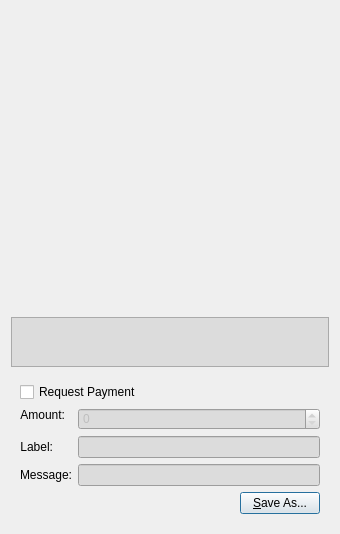
<?xml version="1.0" encoding="UTF-8"?>
<ui version="4.0">
 <class>QRCodeDialog</class>
 <widget class="QDialog" name="QRCodeDialog">
  <property name="geometry">
   <rect>
    <x>0</x>
    <y>0</y>
    <width>340</width>
    <height>530</height>
   </rect>
  </property>
  <property name="windowTitle">
   <string>QR Code Dialog</string>
  </property>
  <layout class="QVBoxLayout" name="verticalLayout_3">
   <item>
    <widget class="QLabel" name="lblQRCode">
     <property name="sizePolicy">
      <sizepolicy hsizetype="Expanding" vsizetype="Expanding">
       <horstretch>0</horstretch>
       <verstretch>0</verstretch>
      </sizepolicy>
     </property>
     <property name="minimumSize">
      <size>
       <width>300</width>
       <height>300</height>
      </size>
     </property>
     <property name="textFormat">
      <enum>Qt::PlainText</enum>
     </property>
     <property name="alignment">
      <set>Qt::AlignCenter</set>
     </property>
     <property name="wordWrap">
      <bool>true</bool>
     </property>
    </widget>
   </item>
   <item>
    <widget class="QPlainTextEdit" name="outUri">
     <property name="sizePolicy">
      <sizepolicy hsizetype="Expanding" vsizetype="Minimum">
       <horstretch>0</horstretch>
       <verstretch>0</verstretch>
      </sizepolicy>
     </property>
     <property name="minimumSize">
      <size>
       <width>0</width>
       <height>50</height>
      </size>
     </property>
     <property name="styleSheet">
      <string notr="true">background-color: rgb(220, 220, 220);</string>
     </property>
     <property name="tabChangesFocus">
      <bool>true</bool>
     </property>
     <property name="textInteractionFlags">
      <set>Qt::TextSelectableByKeyboard|Qt::TextSelectableByMouse</set>
     </property>
    </widget>
   </item>
   <item>
    <widget class="QWidget" name="widget" native="true">
     <layout class="QVBoxLayout" name="verticalLayout_2">
      <item>
       <widget class="QCheckBox" name="chkReqPayment">
        <property name="enabled">
         <bool>true</bool>
        </property>
        <property name="text">
         <string>Request Payment</string>
        </property>
       </widget>
      </item>
      <item>
       <layout class="QFormLayout" name="formLayout">
        <property name="fieldGrowthPolicy">
         <enum>QFormLayout::AllNonFixedFieldsGrow</enum>
        </property>
        <item row="1" column="0">
         <widget class="QLabel" name="lblLabel">
          <property name="text">
           <string>Label:</string>
          </property>
          <property name="textFormat">
           <enum>Qt::PlainText</enum>
          </property>
          <property name="alignment">
           <set>Qt::AlignRight|Qt::AlignTrailing|Qt::AlignVCenter</set>
          </property>
          <property name="buddy">
           <cstring>lnLabel</cstring>
          </property>
         </widget>
        </item>
        <item row="1" column="1">
         <widget class="QLineEdit" name="lnLabel">
          <property name="styleSheet">
           <string notr="true">background-color: rgb(220, 220, 220);</string>
          </property>
         </widget>
        </item>
        <item row="2" column="0">
         <widget class="QLabel" name="lblMessage">
          <property name="text">
           <string>Message:</string>
          </property>
          <property name="textFormat">
           <enum>Qt::PlainText</enum>
          </property>
          <property name="alignment">
           <set>Qt::AlignRight|Qt::AlignTrailing|Qt::AlignVCenter</set>
          </property>
          <property name="buddy">
           <cstring>lnMessage</cstring>
          </property>
         </widget>
        </item>
        <item row="2" column="1">
         <widget class="QLineEdit" name="lnMessage">
          <property name="styleSheet">
           <string notr="true">background-color: rgb(220, 220, 220);</string>
          </property>
         </widget>
        </item>
        <item row="0" column="0">
         <widget class="QLabel" name="lblAmount">
          <property name="sizePolicy">
           <sizepolicy hsizetype="Preferred" vsizetype="Maximum">
            <horstretch>0</horstretch>
            <verstretch>0</verstretch>
           </sizepolicy>
          </property>
          <property name="text">
           <string>Amount:</string>
          </property>
          <property name="textFormat">
           <enum>Qt::PlainText</enum>
          </property>
          <property name="alignment">
           <set>Qt::AlignRight|Qt::AlignTrailing|Qt::AlignVCenter</set>
          </property>
          <property name="buddy">
           <cstring>lnReqAmount</cstring>
          </property>
         </widget>
        </item>
        <item row="0" column="1">
         <widget class="BitcoinAmountField" name="lnReqAmount">
          <property name="enabled">
           <bool>false</bool>
          </property>
          <property name="minimumSize">
           <size>
            <width>80</width>
            <height>0</height>
           </size>
          </property>
          <property name="styleSheet">
           <string notr="true">background-color: rgb(220, 220, 220);</string>
          </property>
         </widget>
        </item>
       </layout>
      </item>
      <item>
       <layout class="QHBoxLayout" name="horizontalLayout">
        <item>
         <spacer name="horizontalSpacer">
          <property name="orientation">
           <enum>Qt::Horizontal</enum>
          </property>
          <property name="sizeHint" stdset="0">
           <size>
            <width>40</width>
            <height>20</height>
           </size>
          </property>
         </spacer>
        </item>
        <item>
         <widget class="QPushButton" name="btnSaveAs">
          <property name="text">
           <string>&amp;Save As...</string>
          </property>
         </widget>
        </item>
       </layout>
      </item>
     </layout>
    </widget>
   </item>
  </layout>
 </widget>
 <customwidgets>
  <customwidget>
   <class>BitcoinAmountField</class>
   <extends>QSpinBox</extends>
   <header>bitcoinamountfield.h</header>
  </customwidget>
 </customwidgets>
 <resources/>
 <connections>
  <connection>
   <sender>chkReqPayment</sender>
   <signal>clicked(bool)</signal>
   <receiver>lnReqAmount</receiver>
   <slot>setEnabled(bool)</slot>
   <hints>
    <hint type="sourcelabel">
     <x>92</x>
     <y>285</y>
    </hint>
    <hint type="destinationlabel">
     <x>98</x>
     <y>311</y>
    </hint>
   </hints>
  </connection>
 </connections>
</ui>
